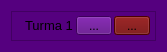
                   <widget class="QWidget" name="scrollAreaWidget_TURMA">
                    <property name="geometry">
                     <rect>
                      <x>0</x>
                      <y>0</y>
                      <width>161</width>
                      <height>48</height>
                     </rect>
                    </property>
                    <property name="styleSheet">
                     <string notr="true">background-color: rgb(0, 85, 255);
	background-color: rgb(85, 0, 127);</string>
                    </property>
                    <layout class="QVBoxLayout" name="verticalLayout_11">
                     <item>
                      <widget class="QFrame" name="frame_lista_TURMA">
                       <property name="minimumSize">
                        <size>
                         <width>0</width>
                         <height>30</height>
                        </size>
                       </property>
                       <property name="maximumSize">
                        <size>
                         <width>16777215</width>
                         <height>30</height>
                        </size>
                       </property>
                       <property name="styleSheet">
                        <string notr="true">background-color: rgb(85, 0, 127);</string>
                       </property>
                       <property name="frameShape">
                        <enum>QFrame::Shape::StyledPanel</enum>
                       </property>
                       <property name="frameShadow">
                        <enum>QFrame::Shadow::Raised</enum>
                       </property>
                       <property name="lineWidth">
                        <number>1</number>
                       </property>
                       <layout class="QHBoxLayout" name="horizontalLayout_14">
                        <property name="spacing">
                         <number>0</number>
                        </property>
                        <property name="leftMargin">
                         <number>0</number>
                        </property>
                        <property name="topMargin">
                         <number>0</number>
                        </property>
                        <property name="rightMargin">
                         <number>0</number>
                        </property>
                        <property name="bottomMargin">
                         <number>0</number>
                        </property>
                        <item alignment="Qt::AlignmentFlag::AlignLeft">
                         <widget class="QLabel" name="label_name_turma">
                          <property name="minimumSize">
                           <size>
                            <width>0</width>
                            <height>0</height>
                           </size>
                          </property>
                          <property name="styleSheet">
                           <string notr="true">margin-left: 10px;</string>
                          </property>
                          <property name="text">
                           <string>&lt;html&gt;&lt;head/&gt;&lt;body&gt;&lt;p&gt;&lt;span style=&quot; font-size:10pt;&quot;&gt;Turma 1&lt;/span&gt;&lt;/p&gt;&lt;/body&gt;&lt;/html&gt;</string>
                          </property>
                         </widget>
                        </item>
                        <item>
                         <widget class="QToolButton" name="toolButton_editar_turma">
                          <property name="cursor">
                           <cursorShape>PointingHandCursor</cursorShape>
                          </property>
                          <property name="styleSheet">
                           <string notr="true">QToolButton{
	padding-right: 15px;
	margin-right: 2px;
}
</string>
                          </property>
                          <property name="text">
                           <string>...</string>
                          </property>
                          <property name="icon">
                           <iconset theme="mail-message-new"/>
                          </property>
                         </widget>
                        </item>
                        <item>
                         <widget class="QToolButton" name="toolButton_excluir_turma">
                          <property name="cursor">
                           <cursorShape>PointingHandCursor</cursorShape>
                          </property>
                          <property name="styleSheet">
                           <string notr="true">
QToolButton{
	padding-right: 15px;
	margin-right: 5px;
	background-color: rgb(107, 0, 0);


}

QToolButton::hover{
	background-color: rgb(200, 0, 0);
}

QToolButton::pressed{
	background-color: rgb(100, 0, 0);

}</string>
                          </property>
                          <property name="text">
                           <string>...</string>
                          </property>
                          <property name="icon">
                           <iconset theme="user-trash"/>
                          </property>
                         </widget>
                        </item>
                       </layout>
                      </widget>
                     </item>
                    </layout>
                   </widget>
